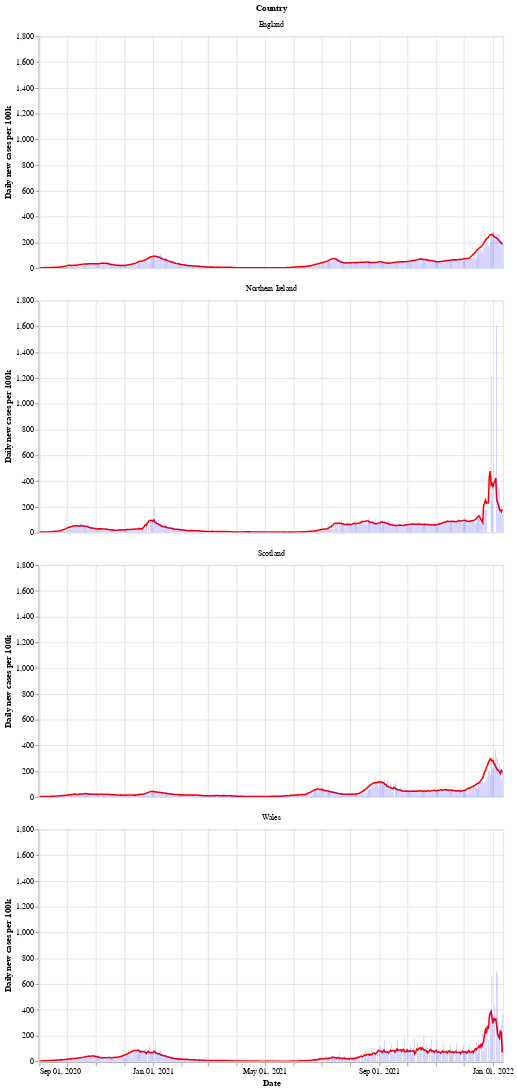

The code cell stored with this chart in its notebook:
### Markdown cell above
Next is a bar chart of the number of new cases in each country (per 100k population), with the 7 day moving average of cases. Again we see that Wales saw a longer period of raising and falling cases compared to the other countries.

After a period of cases falling, each nation is now seeing a rise in the number of cases - especially in Wales.

### Code cell
# collapse
bars = alt.Chart(uk_cases).mark_bar().encode(
    x=alt.X("yearmonthdate(date):T", axis=alt.Axis(title='Date')),
    y=alt.Y("newCasesRate:Q", axis=alt.Axis(title='Daily new cases per 100k')),
    tooltip='newCasesRate',
    color=alt.condition(
        alt.datum.dailyChange > 0,
        alt.value("orange"),  # The positive color
        alt.value("blue")  # The negative color
    )
).properties(title='New cases per 100k population with rolling 7 day average', width=600).interactive()
line = alt.Chart(uk_cases).mark_line(
    color='red',
    size=2,
).transform_window(
    rolling_mean='mean(newCasesRate)',
    frame=[0, 7],
    groupby=['areaName']
).encode(
    x='yearmonthdate(date):T',
    y='rolling_mean:Q'
)
alt.layer(line, bars, data=uk_cases).facet(alt.Row('areaName', title='Country'), columns=1)

### Figure 1 — Vega-Lite specification as saved in the notebook (floating-point values rounded to 4 significant figures; data arrays with more than 128 entries replaced by an {"elided": "..."} marker saying what was removed)
{"config": {"view": {"continuousWidth": 400, "continuousHeight": 300}}, "data": {"name": "data-d92442e8730ac3270e0c50c32ab35752"}, "facet": {"type": "nominal", "field": "areaName", "title": "Country"}, "spec": {"layer": [{"mark": {"type": "line", "color": "red", "size": 2}, "encoding": {"x": {"type": "temporal", "field": "date", "timeUnit": "yearmonthdate"}, "y": {"type": "quantitative", "field": "rolling_mean"}}, "transform": [{"window": [{"op": "mean", "field": "newCasesRate", "as": "rolling_mean"}], "frame": [0, 7], "groupby": ["areaName"]}]}, {"mark": "bar", "encoding": {"color": {"condition": {"value": "orange", "test": "(datum.dailyChange > 0)"}, "value": "blue"}, "tooltip": {"type": "quantitative", "field": "newCasesRate"}, "x": {"type": "temporal", "axis": {"title": "Date"}, "field": "date", "timeUnit": "yearmonthdate"}, "y": {"type": "quantitative", "axis": {"title": "Daily new cases per 100k"}, "field": "newCasesRate"}}, "selection": {"selector002": {"type": "interval", "bind": "scales", "encodings": ["x", "y"]}}, "title": "New cases per 100k population with rolling 7 day average", "width": 600}]}, "columns": 1, "$schema": "https://vega.github.io/schema/vega-lite/v4.8.1.json", "datasets": {"data-d92442e8730ac3270e0c50c32ab35752": {"elided": "1992 records"}}}
